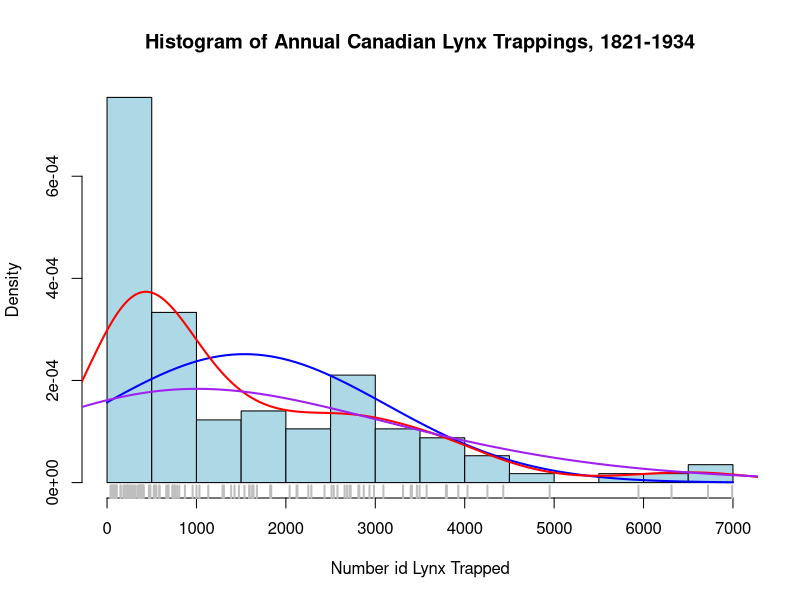

This chart was generated by the following R code:
library(datasets)

?lynx

head(lynx)

hist(lynx,
    breaks = 14,
    freq = FALSE,#Axis shows density, not freq.
    col = "lightblue",
    main=paste("Histogram of Annual Canadian Lynx","Trappings, 1821-1934"), #using paste to accomodate in one line
    xlab="Number id Lynx Trapped")

#add a normal distribution
curve(dnorm(x,mean=mean(lynx),sd=sd(lynx)),
     col="blue",
     lwd=2,
     add=TRUE)

lines(density(lynx),col="red",lwd=2)
lines(density(lynx,adjust=3),col="purple",lwd=2)

#add a rug plot
rug(lynx,lwd = 2,col="grey")
